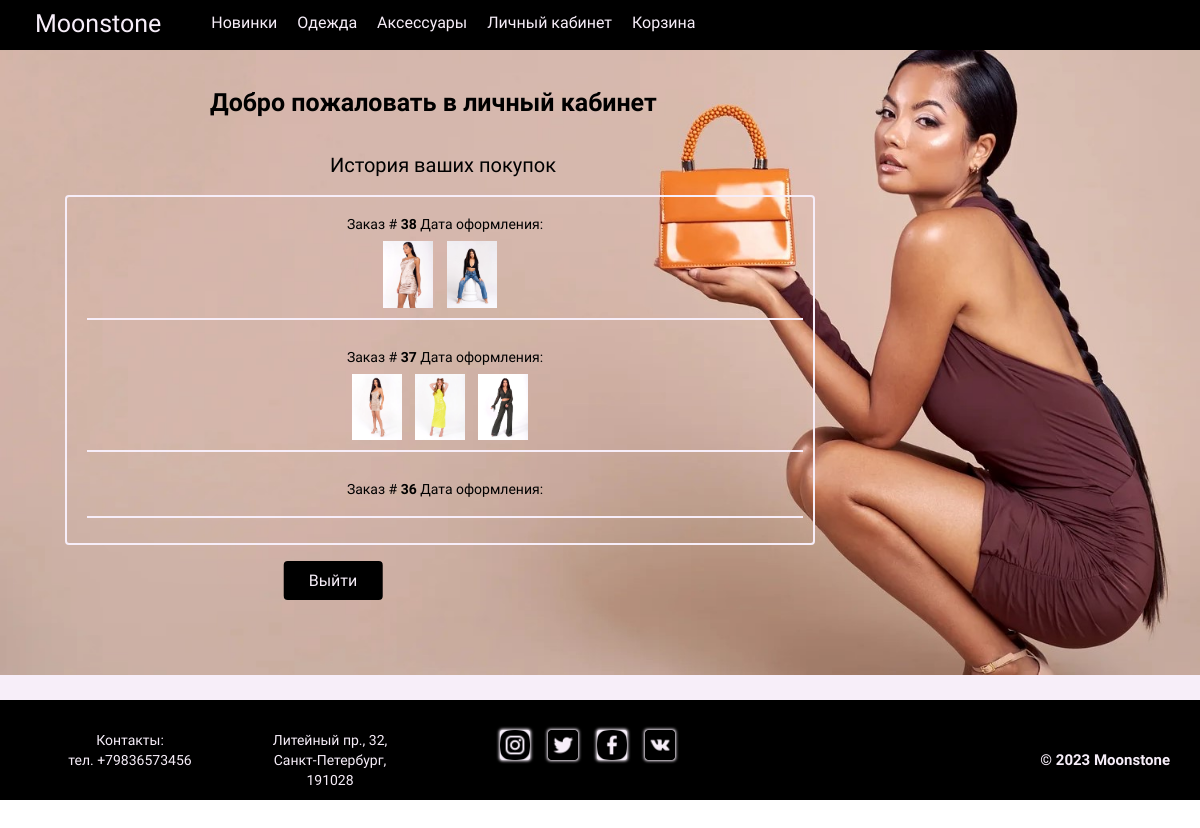
Page /account/ (signed in) on the earlier database version.
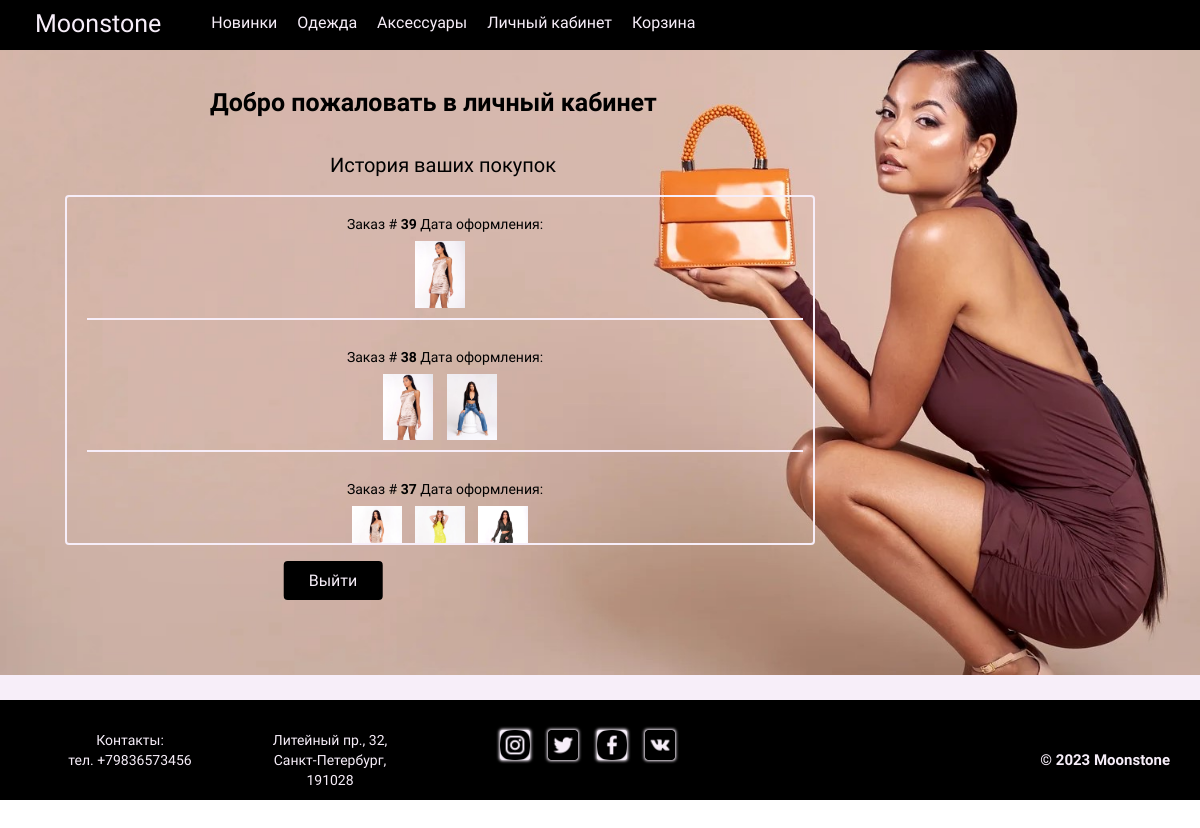
Same page on the later database version.
### shop/models.py (models this page shows, shortened)
class Order(models.Model):
    user = models.ForeignKey(User, on_delete=models.CASCADE)
    first_name = models.CharField(max_length=255)
    last_name = models.CharField(max_length=255)
    email = models.EmailField()
    address = models.CharField(max_length=255)
    postal_code = models.CharField(max_length=20)
    city = models.CharField(max_length=255)
    created = models.DateTimeField(default=timezone.now)
    updated = models.DateTimeField(auto_now=True)
    paid = models.BooleanField(default=False)
    class Meta:
        ordering = ('-created',)

class OrderItem(models.Model):
    order = models.ForeignKey(Order, on_delete=models.CASCADE, related_name='items')
    product = models.ForeignKey(Product, on_delete=models.CASCADE)
    price = models.DecimalField(max_digits=10, decimal_places=2)
    quantity = models.PositiveIntegerField(default=1)
    color = models.CharField(max_length=50, default='Белый', null=True)
    size = models.CharField(max_length=20, default='One',null=True)

class Product(models.Model):
    name = models.CharField(max_length=255)
    description = models.TextField()
    price = models.DecimalField(max_digits=10, decimal_places=2)
    image = models.ImageField(upload_to='product_images', storage=fs)
    color = models.CharField(max_length=50, default='Белый', null=True)
    size = models.CharField(max_length=20, default='One',null=True)

### shop/views.py (the view)
# urls.py: path('account/', views.account_detail, name='account_detail'),
@login_required
def account_detail(request):
    orders = Order.objects.filter(user=request.user).order_by('-created')
    return render(request, 'shop/account_detail.html', {'orders': orders})

### templates/shop/account_detail.html (shortened to what this page needs)
{% extends 'shop/base.html' %}
{% load static %}
{% block content %}
    {% if user.is_authenticated %}
        <div class="account__body">
            <div class="account__hello">
                <h1>Добро пожаловать в личный кабинет </h1>
            </div>
            <div class="account__top">
                <p>История ваших покупок</p>
            </div>
            <div class="account__orders">
                {% for order in orders.all %}
                    <div class="account__order">
                        <div class="account__order__header">
                            <p>Заказ #
                                <a href="{% url 'shop:order_history' order.id %}">
                                    <b>{{ order.id }}</b>
                                </a>
                            Дата оформления: {{ order.created_at }}
                        </div>
                        <div class="account__order__body">
                            {% for item in order.items.all %}
                                <div class="account__order__item">
                                    <a href="{% url 'shop:order_history' order.id %}"> <img src="{{ item.product.image.url }}" alt="{{ item.product.name }}" width="50px"></a>
                                </div>
                            {% endfor %}
                        </div>
                    </div>
                {% endfor %}
            </div>
            <div class="account__out">
                <form method="post" action="{% url 'shop:logout' %}">
                    <button class="account__button" type="submit">Выйти</button>
                </form>
            </div>
        </div>
    {% else %}
        <p>Вы не авторизованы! <a href="{% url 'shop:login' %}">Войдите</a>, чтобы продолжить.</p>
    {% endif %}
{% endblock %}

### templates/shop/base.html (shortened to what this page needs)
{% load static %}
<!DOCTYPE html>
<html lang="ru">
		<link rel="stylesheet" type="text/css" href="{% static 'css/style.css' %}">
	</head>
	<body>
		<header>
			{% include 'includes/header.html' %}
		</header>
        <main class="main">
            {% block content %}
            {% endblock %}
        </main>
	    <footer class="contacts">
			{% include 'includes/footer.html' %}
		</footer>
	</body>
</html>

### templates/includes/header.html
{% load static %}
<header>
    <div class="header__container">
		<div class="header__outer">
			<div class="header__inner">
					<a class="header__logo" href="{% url 'shop:shop' %}">
						Moonstone
					</a>
				<nav>
					<ul class="header__list">
						<li class="top__level">
							<a href="{% url 'shop:product_list_1' %}">
								Новинки
							</a>
						</li>
						<li class="top__level">
							<a href="{% url 'shop:product_list_2' %}">
								Одежда
							</a>
						</li>
						<li class="top__level">
							<a href="{% url 'shop:product_list_3' %}">
								Аксессуары
							</a>
						</li>
						<li class="top__level">
							<a href="{% url 'shop:account_detail' %}">
								Личный кабинет
							</a>
						</li>
						<li class="top__level">
							<a href="{% url 'shop:cart_detail' %}">
								Корзина
							</a>
						</li>
					</ul>
				</nav>
			</div>
		</div>
	</div>
</header>

### templates/includes/footer.html
{% load static %}
<footer class="">
    <div class="contacts__container">
        <div class="contacts__item contacts__item__1">
            <p>Контакты:</p>
            <p>тел. +79836573456</p>
        </div>
        <div class="contacts__item contacts__item__2" >
            <p>Литейный пр., 32,<br> Санкт-Петербург, <br> 191028</p>
        </div>
        <div class="contacts__item contacts__item__3">
            <a target="_blank" href="https://instagram.com">
                <img src="{% static 'img/icon6.png' %}"  alt="" height="30px">
            </a>
            <a target="_blank" href="https://twitter.com">
                <img src="{% static 'img/icon7.png' %}"  alt="" height="30px">
            </a>
            <a target="_blank" href="https://facebook.com">
                <img src="{% static 'img/icon5.png' %}" alt="" height="30px">
            </a>
            <a target="_blank" href="https://vk.com">
                <img src="{% static 'img/icon9.png' %}"  alt="" height="30px">
            </a>
        </div>
    </div>
    <p class="logo">© 2023 Moonstone</p>
</footer>

### static/css/style.css (style rules this page uses)
* { padding: 0; margin: 0; border: 0; }
*,*:before,*:after { -moz-box-sizing: border-box; -webkit-box-sizing: border-box; box-sizing: border-box; }
nav,footer,header,aside { display: block; }
html,body { height: 100%; width: 100%; font-size: 100%; line-height: 1; font-size: 14px; -ms-text-size-adjust: 100%; -moz-text-size-adjust: 100%; -webkit-text-size-adjust: 100%; }
input,button,textarea { font-family:inherit; }
button { cursor: pointer; }
a, a:visited { text-decoration: none; }
ul li { list-style: none; }
img { vertical-align: top; }
h1,h2,h3,h4,h5,h6 { font-size:inherit;font-weight: 400; }
body { font-family: 'Kosugi Maru', sans-serif; max-width: 100%; }
main { max-width: 100%; margin: 10px, 20px; }
header { background-color: #000000; height: 50px; position: fixed; top: 0; left: 0; width: 100%; z-index: 999; display: flex; justify-content: space-between; }
.header__container { background-color: #000000; height: 50px; }
.header__inner { padding: 5px; display: flex; justify-content: flex-end; align-items: center; height: 100%; }
.header__logo { color: #f7eef9; font-size: 25px; margin-left: 30px; margin-right: 20px; }
.header__list { display: flex; justify-content: space-between; align-items: center; max-width: 1200px; margin: 0 auto; padding: 0 20px; height: 100%; box-sizing: border-box; justify-content: flex-end; }
.top__level { display: inline; }
.top__level a { color: #f7eef9; font-size: 16px; display: inline-block; padding: 10px; }
.contacts { background-color: #000000; color: #f7eef9; padding: 30px 30px 10px 30px; font-size: 14px; text-align: center; position: relative; left: 0; bottom: 0; width: 100%; line-height: 20px; }
.contacts__container { display: flex; width: 800px; }
.contacts__item__1 { flex-basis: 200px; }
.contacts__item__2 { flex-basis: 200px; }
.contacts__item__3 { flex-basis: 300px; }
.contacts__item a { color: #f7eef9; }
.contacts__item img { box-shadow: 0 0 3px 1px #f7eef9; border-radius: 3px; background-color: #f7eef9; margin-left: 15px; }
.logo { font-weight: 600; font-size: 15px; position: absolute; right: 30px; bottom: 30px; }
.account__body { background-color: #f7eef9; padding-top: 50px; position: relative; height: 700px; padding-bottom: 100px; background-image: url('../../static/img/100.jpg'); background-size: 100%; background-repeat: no-repeat; }
.account__hello { font-size: 20px; font-weight: 700; padding-top: 40px; padding-bottom: 30px; padding-left: 100px; }
.account__hello h1 { padding-bottom: 10px; font-size: 25px; font-weight: 700; padding-left: 110px; }
.account__top { position: absolute; left: 330px; font-size: 20px; }
.account__orders { margin-top: 40px; max-height: 350px; overflow-y: auto; width: 750px; margin-left: 65px; border: 2px solid #f7eef9; border-radius: 4px; text-align: center; padding-left: 10px; background-image: image(1.jpg); }
.account__order { padding: 10px; }
.account__order__header { padding: 10px; }
.account__order__header b { color: #000; }
.account__order__body { border-bottom: 2px solid #f7eef9; padding-bottom: 10px; }
.account__order__item { display: inline-block; vertical-align: middle; margin-right: 10px; }
.account__out { position: absolute; bottom: 0; left: 31.5%; transform: translateX(-50%); }
.account__button { display: block; margin: 100px; margin-left: 10px; text-align: center; padding: 10px 25px; border-radius: 4px; background-color: #000000; color: #f7eef9; font-size: 16px; }

Differences in the rows shown:
removed Order: id "36"
added Order: id "39"
added OrderItem: product.image (picture), shown under "39"
